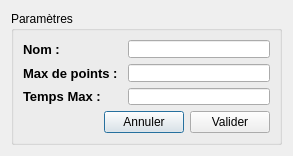
<?xml version="1.0" encoding="UTF-8"?>
<ui version="4.0">
 <class>Param</class>
 <widget class="QDialog" name="Param">
  <property name="geometry">
   <rect>
    <x>0</x>
    <y>0</y>
    <width>293</width>
    <height>156</height>
   </rect>
  </property>
  <property name="minimumSize">
   <size>
    <width>293</width>
    <height>156</height>
   </size>
  </property>
  <property name="maximumSize">
   <size>
    <width>293</width>
    <height>156</height>
   </size>
  </property>
  <property name="windowTitle">
   <string>Param</string>
  </property>
  <layout class="QHBoxLayout" name="horizontalLayout_2">
   <item>
    <widget class="QGroupBox" name="groupBox">
     <property name="title">
      <string>Paramètres</string>
     </property>
     <layout class="QVBoxLayout" name="verticalLayout">
      <item>
       <layout class="QGridLayout" name="gridLayout">
        <item row="2" column="1">
         <widget class="QLineEdit" name="lineEditTemps"/>
        </item>
        <item row="0" column="0">
         <widget class="QLabel" name="lNom">
          <property name="font">
           <font>
            <family>Arial</family>
            <pointsize>10</pointsize>
            <bold>true</bold>
           </font>
          </property>
          <property name="text">
           <string>Nom :</string>
          </property>
         </widget>
        </item>
        <item row="0" column="1">
         <widget class="QLineEdit" name="lineEditNom"/>
        </item>
        <item row="1" column="1">
         <widget class="QLineEdit" name="lineEditPoints"/>
        </item>
        <item row="1" column="0">
         <widget class="QLabel" name="lPoints">
          <property name="font">
           <font>
            <family>Arial</family>
            <pointsize>10</pointsize>
            <bold>true</bold>
           </font>
          </property>
          <property name="text">
           <string>Max de points : </string>
          </property>
         </widget>
        </item>
        <item row="2" column="0">
         <widget class="QLabel" name="lTemps">
          <property name="font">
           <font>
            <family>Arial</family>
            <pointsize>10</pointsize>
            <bold>true</bold>
           </font>
          </property>
          <property name="text">
           <string>Temps Max : </string>
          </property>
         </widget>
        </item>
       </layout>
      </item>
      <item>
       <layout class="QHBoxLayout" name="horizontalLayout">
        <item>
         <spacer name="horizontalSpacer">
          <property name="orientation">
           <enum>Qt::Horizontal</enum>
          </property>
          <property name="sizeHint" stdset="0">
           <size>
            <width>40</width>
            <height>20</height>
           </size>
          </property>
         </spacer>
        </item>
        <item>
         <widget class="QPushButton" name="bAnnuler">
          <property name="text">
           <string>Annuler</string>
          </property>
         </widget>
        </item>
        <item>
         <widget class="QPushButton" name="bValider">
          <property name="text">
           <string>Valider</string>
          </property>
         </widget>
        </item>
       </layout>
      </item>
     </layout>
    </widget>
   </item>
  </layout>
 </widget>
 <tabstops>
  <tabstop>lineEditNom</tabstop>
  <tabstop>lineEditPoints</tabstop>
  <tabstop>lineEditTemps</tabstop>
  <tabstop>bAnnuler</tabstop>
 </tabstops>
 <resources/>
 <connections/>
</ui>
